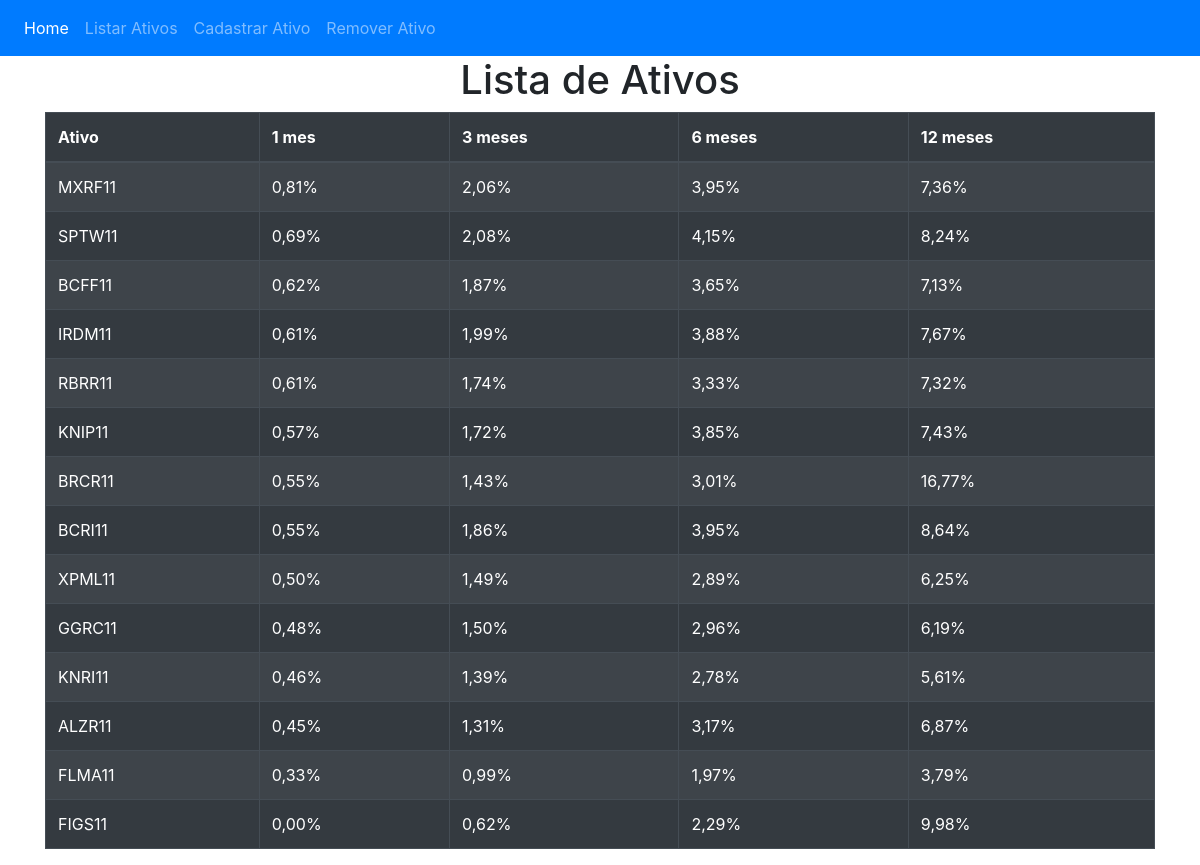
The app's page /ativos, older data.
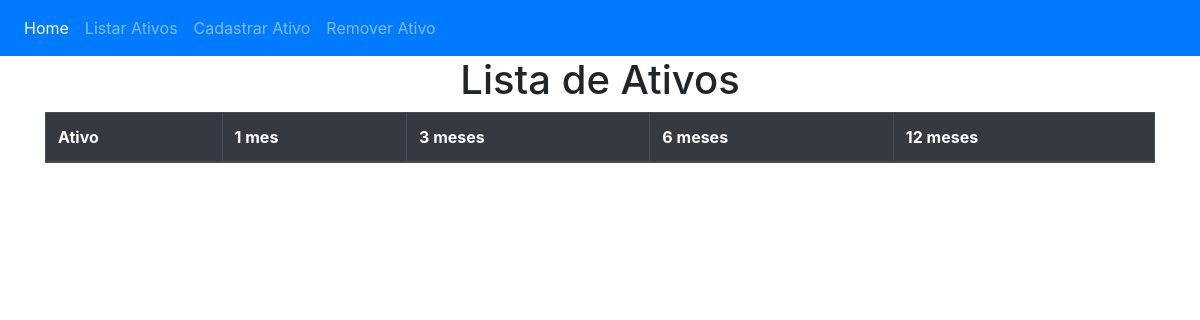
The same page, newer data.
### tables this page shows
CREATE TABLE ativos (
    id INTEGER NOT NULL PRIMARY KEY AUTOINCREMENT,
    name VARCHAR(10) NOT NULL,
    one VARCHAR(10),
    three VARCHAR(10),
    six VARCHAR(10),
    twelve VARCHAR(10));

### app.py (the view)
@app.route('/ativos')
def listaAtivos():
    records = selectAll()
    print(records)
    compare = {}
    for ativo in records:
        compare[ativo[0]]  = [ativo[1], ativo[2], ativo[3], ativo[4]]
    return render_template('ativos.html', titulo='Lista de Ativos', compare=compare)

### app.py (called while the page is built)
def selectAll():
    conn = sqlite3.connect("app.db")
    cursor = conn.cursor()
    cursor.execute("""
        SELECT name, one, three, six, twelve FROM ativos ORDER BY one DESC; """)
    return cursor.fetchall()
    conn.close()

### templates/ativos.html
{% extends "template.html" %}
{% block conteudo %}
<div class="container">
    <div class="row justify-content-center">
        <h1> {{ titulo }} </h1>
    </div>
</div>
<table class="table table-striped  table-bordered table-dark">
    <thead>
        <tr>
            <th>Ativo</th>
            <th>1 mes</th>
            <th>3 meses</th>
            <th>6 meses</th>
            <th>12 meses</th>
        </tr>
    </thead>
    <tbody>
        {% for ativo in compare  %}
        <tr>
            <td>{{ ativo }}</td>
            <td>{{ compare[ativo][0] }}</td>
            <td>{{ compare[ativo][1] }}</td>
            <td>{{ compare[ativo][2] }}</td>
            <td>{{ compare[ativo][3] }}</td>
        </tr>
        {% endfor %}
    </tbody>
</table>
{% endblock %}

### templates/template.html (shortened to what this page needs)
<!DOCTYPE html>
<html>
  <head>
    <link rel="stylesheet" href="https://stackpath.bootstrapcdn.com/bootstrap/4.2.1/css/bootstrap.min.css">
  </head>
  <body>
      <nav class="navbar navbar-expand-lg navbar-dark bg-primary">
          <div class="collapse navbar-collapse" id="navbarSupportedContent">
              <ul class="navbar-nav mr-auto">
                  <li class="nav-item active">
                      <a class="nav-link" href="/">Home <span class="sr-only">(current)</span></a>
                  </li>
                  <li class="nav-item">
                      <a class="nav-link" href="/ativos">Listar Ativos</a>
                  </li>
                  <li class="nav-item">
                      <a class="nav-link" href="/cadastro">Cadastrar Ativo</a>
                  </li>
                  <li class="nav-item">
                      <a class="nav-link" href="/remover-ativo">Remover Ativo</a>
                  </li>
              </ul>
          </div>
      </nav>
    <div class="container">
        {% block conteudo %}{% endblock %}
    </div>
  </body>
</html>

Row changes from the older to the newer data that the page shows:
removed ativos: name "MXRF11", name.one "0,81%", name.three "2,06%", name.six "3,95%", name.twelve "7,36%"
removed ativos: name "SPTW11", name.one "0,69%", name.three "2,08%", name.six "4,15%", name.twelve "8,24%"
removed ativos: name "BCFF11", name.one "0,62%", name.three "1,87%", name.six "3,65%", name.twelve "7,13%"
removed ativos: name "IRDM11", name.one "0,61%", name.three "1,99%", name.six "3,88%", name.twelve "7,67%"
removed ativos: name "RBRR11", name.one "0,61%", name.three "1,74%", name.six "3,33%", name.twelve "7,32%"
removed ativos: name "KNIP11", name.one "0,57%", name.three "1,72%", name.six "3,85%", name.twelve "7,43%"
removed ativos: name "BRCR11", name.one "0,55%", name.three "1,43%", name.six "3,01%", name.twelve "16,77%"
removed ativos: name "BCRI11", name.one "0,55%", name.three "1,86%", name.six "3,95%", name.twelve "8,64%"
removed ativos: name "XPML11", name.one "0,50%", name.three "1,49%", name.six "2,89%", name.twelve "6,25%"
removed ativos: name "GGRC11", name.one "0,48%", name.three "1,50%", name.six "2,96%", name.twelve "6,19%"
removed ativos: name "KNRI11", name.one "0,46%", name.three "1,39%", name.six "2,78%", name.twelve "5,61%"
removed ativos: name "ALZR11", name.one "0,45%", name.three "1,31%", name.six "3,17%", name.twelve "6,87%"
removed ativos: name "FLMA11", name.one "0,33%", name.three "0,99%", name.six "1,97%", name.twelve "3,79%"
removed ativos: name "FIGS11", name.one "0,00%", name.three "0,62%", name.six "2,29%", name.twelve "9,98%"
